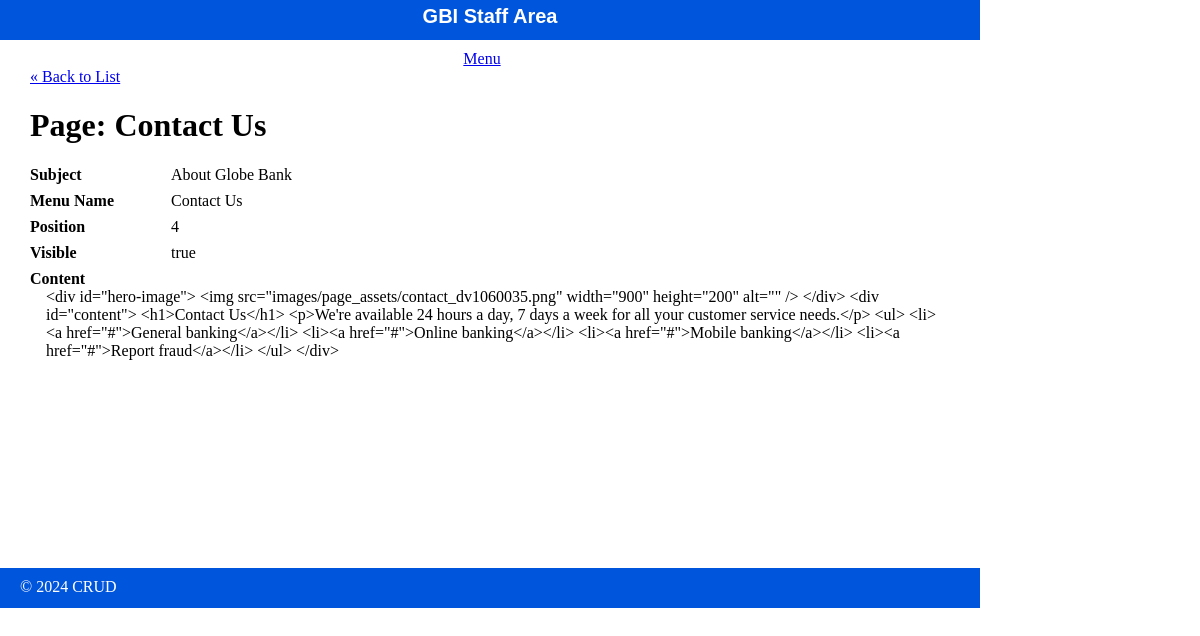
Screenshot of /staff/pages/show.php?id=4 with the database file from the repository.
### tables this page shows
CREATE TABLE pages (
	id INT(11) NOT NULL AUTO_INCREMENT,
	subject_id INT(11),
	menu_name VARCHAR(255),
	position INT(3),
	visible TINYINT(1),
	content TEXT,
	PRIMARY KEY (id)
);

CREATE TABLE subjects (
	id INT(11) NOT NULL AUTO_INCREMENT,
	menu_name VARCHAR(255),
	position INT(3),
	visible TINYINT(1),
	PRIMARY KEY (id)
);

### private/functions.php (called while the page is built, shortened)
<?php
function url_for($script_path) {
  return WWW_ROOT . $script_path;
}
function h($string="") {
  return htmlspecialchars($string);
}
?>

### private/database.php (called while the page is built, shortened)
<?php
    function db_escape($connection, $string){
        return mysqli_real_escape_string($connection, $string);
    }
?>

### private/query_functions.php (called while the page is built, shortened)
<?php
  function find_subject_by_id($id) {
    global $db;
    $sql = "SELECT * FROM subjects ";
    $sql .= "WHERE id='" . db_escape($db, $id) . "'";
    $result = mysqli_query($db, $sql);
    $subject = mysqli_fetch_assoc($result);
    return $subject;
  }
  function find_page_by_id($id) {
    global $db;
    $sql = "SELECT * FROM pages ";
    $sql .= "WHERE id='" . db_escape($db, $id) . "'";
    $result = mysqli_query($db, $sql);
    $page = mysqli_fetch_assoc($result);
    return $page;
  }
?>

### public/staff/pages/show.php (the view, shortened to what this page needs)
<?php
$id = $_GET['id'] ?? '1';
$page = find_page_by_id($id);
?>
<?php include(SHARED_PATH . '/staff_header.php'); ?>
<div id="content">
  <a class="back-link" href="<?php echo url_for('/staff/pages/index.php'); ?>">&laquo; Back to List</a>
  <div class="page show">
    <h1>Page: <?php echo h($page['menu_name']); ?></h1>
    <div class="attributes">
      <?php $subject = find_subject_by_id($page['subject_id']); ?>
      <dl>
        <dt>Subject</dt>
        <dd><?php echo h($subject['menu_name']); ?></dd>
      </dl>
      <dl>
        <dt>Menu Name</dt>
        <dd><?php echo h($page['menu_name']); ?></dd>
      </dl>
      <dl>
        <dt>Position</dt>
        <dd><?php echo h($page['position']); ?></dd>
      </dl>
      <dl>
        <dt>Visible</dt>
        <dd><?php echo $page['visible'] == '1' ? 'true' : 'false'; ?></dd>
      </dl>
      <dl>
        <dt>Content</dt>
        <dd><?php echo h($page['content']); ?></dd>
      </dl>
    </div>
  </div>
</div>
<?php include(SHARED_PATH . '/staff_footer.php'); ?>

### public/stylesheets/staff.css (style rules this page uses)
html { height: 100%; width: 100%; }
body { height: 980px; width: 100%; margin: 0; padding: 0; }
#content { width: 920px; min-height: 500px; padding: 0 30px; }
dl { clear: both; overflow: hidden; margin: 0.5em 0; }
dt { float: left; font-weight: bold; width: 125px; }
dd { float: left; margin-left: 1em; }

### rows the page displays
pages: menu_name "Contact Us", position "4", content "<div id=\"hero-image\"> <img src=\"images/page_assets/contact_dv1060035.png\" width=\"900\" height=\"200\" alt=\"\" /> </div> <div id=\"content\"> <h1>Contact Us</h1> <p>We're available 24 hours a day, 7 days a week for all your customer service needs.</p> <ul> <li><a href=\"#\">General banking</a></li> <li><a href=\"#\">Online banking</a></li> <li><a href=\"#\">Mobile banking</a></li> <li><a href=\"#\">Report fraud</a></li> </ul> </div>"
subjects: menu_name "About Globe Bank"
